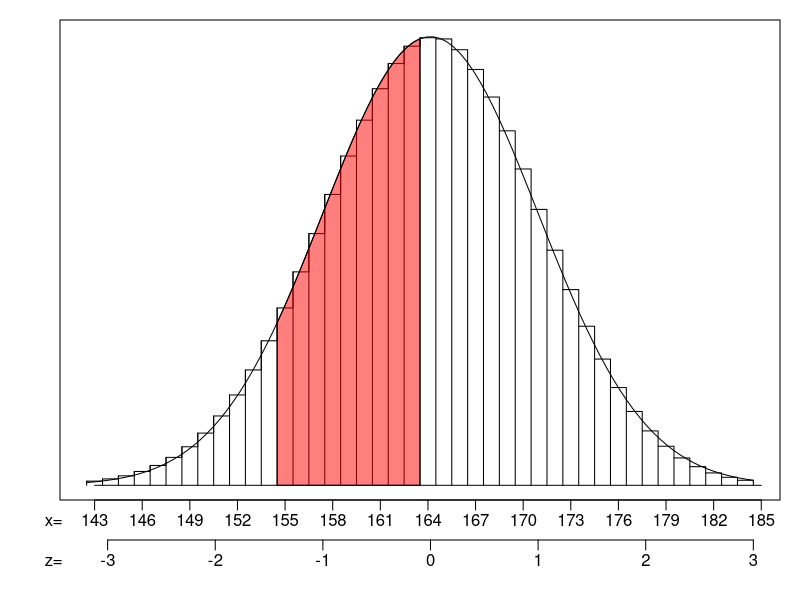

This figure's R source:
## ---- chunk 1
## DATA GENERATION
while (T)
{
    p = round(runif(1,0.04,0.96),2)
    n = sample(30:250, 1)
    mu = round(n*p,3)
    ef = n*(1-p)
    sig = round(sqrt(n*p*(1-p)),4)
    if (mu>10 & ef>10 & sig>2 & sig<7) {break}
}
while(T)
{
    zs = sort(runif(2,-2.5,2.5))
    ks = as.integer(round(mu+zs*sig,0))
    if (ks[2]-ks[1]>4) {break}
}
z1 = round((ks[1]-0.5-mu)/sig,2)
z2 = round((ks[2]-0.5-mu)/sig,2)

Pr = round(pnorm(z2),3) - round(pnorm(z1),3)
## ---- chunk 2
par(mar=c(5,3,1,1))
mu = n*p
s = sqrt(n*p*(1-p))
low = floor(mu-3*s)
high = ceiling(mu+3*s)
xs = seq(low,high,length=10000)
ys = dnorm(xs,mu,s)
yy = dbinom(low:high, n, p)
plot(low:high-0.5,yy,type="s",main=NULL,xlab=NULL,ann=FALSE, xaxt='n', ylab=NULL, yaxt='n')
lines(low:high-0.5,yy,type="h")
polygon(c(xs[xs>=ks[1]-0.5 & xs<=ks[2]-0.5], ks[2]-0.5, ks[1]-0.5),c(ys[xs>=ks[1]-0.5 & xs<=ks[2]-0.5], 0, 0), col=rgb(1,0,0,0.5))
curve(dnorm(x,mu,s),add=TRUE)
axis(side=1, line=2,at=n*p+(-3:3)*s, labels = FALSE)
mtext(c("-3","-2","-1","0","1","2","3"),side=1,line=2.5,at=n*p+(-3:3)*s)
mtext(c("z="),line=2.5,side=1,at=n*p+(-3.5)*s)
vals = seq(low,high,as.integer(sig/2+0.5))
axis(side=1, line=0, at=vals, labels = FALSE)
mtext(vals,side=1,line=0.5,at=vals)
mtext(c("x="),line=0.5,side=1,at=n*p+(-3.5)*s)
lines(c(low,high), c(0,0))
